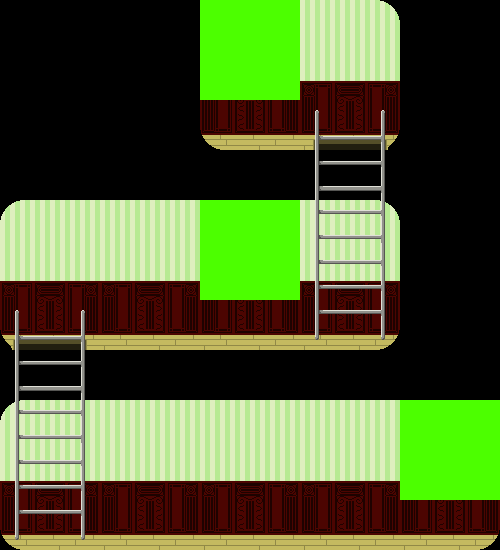

Rendered tile map (Tiled .tmx) drawn with the repository's tilesets; below, a short description and the full map source, tile grids included:
An orthogonal 10x11 tile map with 50x50 px tiles, 3 tile layers (Tile Layer 1, Tile Layer 2, Tile Layer 3), 3 tilesets and 5 objects.

<map version="1.0" orientation="orthogonal" renderorder="right-down" width="10" height="11" tilewidth="50" tileheight="50" nextobjectid="6">
 <tileset firstgid="1" name="BackGround" tilewidth="50" tileheight="50" tilecount="18" columns="6">
  <image source="BackGround.png" width="300" height="150" />
 </tileset>
 <tileset firstgid="19" name="ladder" tilewidth="50" tileheight="50" tilecount="10" columns="2">
  <image source="ladder.png" width="100" height="250" />
 </tileset>
 <tileset firstgid="29" name="Interactable" tilewidth="50" tileheight="50" tilecount="4" columns="2">
  <image source="Interactable.png" width="100" height="100" />
 </tileset>
 <layer name="Tile Layer 1" width="10" height="11">
  <data encoding="csv">
0,0,0,0,1,2,5,6,0,0,
0,0,0,0,7,8,11,12,0,0,
0,0,0,0,13,14,17,18,0,0,
0,0,0,0,0,0,0,0,0,0,
1,2,3,4,3,4,5,6,0,0,
7,8,9,10,9,10,11,12,0,0,
13,14,15,16,15,16,17,18,0,0,
0,0,0,0,0,0,0,0,0,0,
1,2,3,4,3,4,3,4,5,6,
7,8,9,10,9,10,9,10,11,12,
13,14,15,16,15,16,15,16,17,18
</data>
 </layer>
 <layer name="Tile Layer 2" width="10" height="11">
  <data encoding="csv">
0,0,0,0,0,0,0,0,0,0,
0,0,0,0,0,0,0,0,0,0,
0,0,0,0,0,0,19,20,0,0,
0,0,0,0,0,0,21,22,0,0,
0,0,0,0,0,0,23,24,0,0,
0,0,0,0,0,0,25,26,0,0,
19,20,0,0,0,0,27,28,0,0,
21,22,0,0,0,0,0,0,0,0,
23,24,0,0,0,0,0,0,0,0,
25,26,0,0,0,0,0,0,0,0,
27,28,0,0,0,0,0,0,0,0
</data>
 </layer>
 <objectgroup name="Object Layer 1">
  <object id="1" x="200" y="135" width="200" height="15" />
  <object id="2" x="0" y="335" width="400" height="18" />
  <object id="3" x="0" y="535" width="500" height="15" />
 </objectgroup>
 <objectgroup name="Object Layer 2">
  <object id="4" x="325" y="110" width="50" height="225" />
  <object id="5" x="25" y="310" width="50" height="225" />
 </objectgroup>
 <layer name="Tile Layer 3" width="10" height="11">
  <data encoding="csv">
0,0,0,0,29,30,0,0,0,0,
0,0,0,0,31,32,0,0,0,0,
0,0,0,0,0,0,0,0,0,0,
0,0,0,0,0,0,0,0,0,0,
0,0,0,0,29,30,0,0,0,0,
0,0,0,0,31,32,0,0,0,0,
0,0,0,0,0,0,0,0,0,0,
0,0,0,0,0,0,0,0,0,0,
0,0,0,0,0,0,0,0,29,30,
0,0,0,0,0,0,0,0,31,32,
0,0,0,0,0,0,0,0,0,0
</data>
 </layer>
</map>
